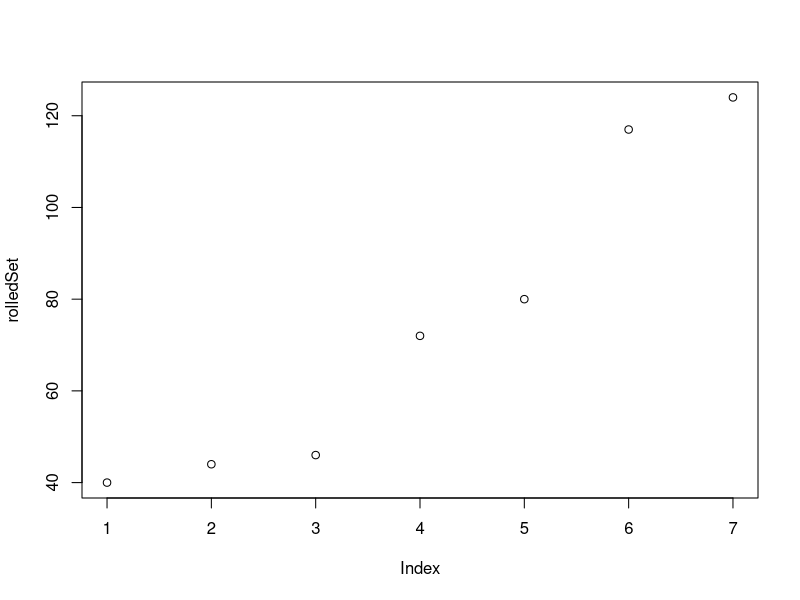
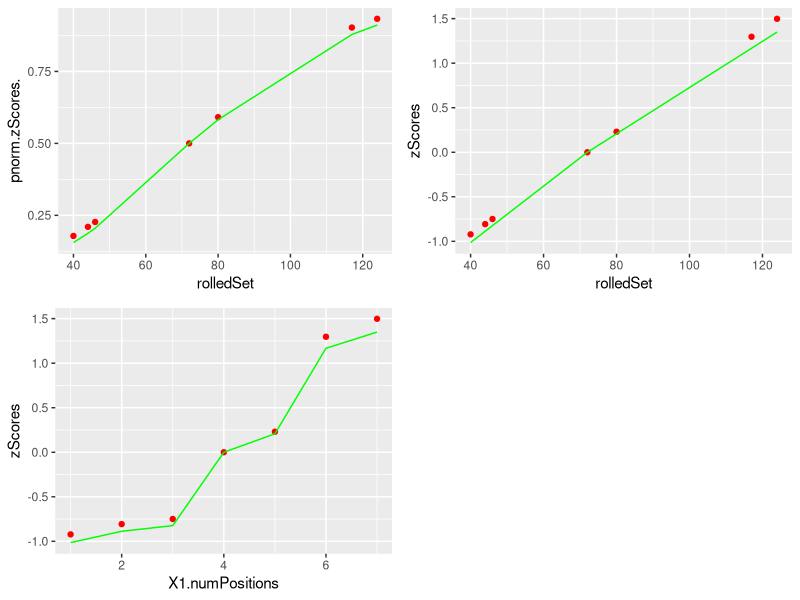

The R script that drew these images, in order:
library(parallel)
require(ggplot2)
require(gridExtra)

numDice = sample(3:10,1)
dice = c(4,6,8,10,12,20,100)
numPositions = sample(c(3:10,20,50),1)
#numPositions=100

maxReScaledZ <- 2.25

diceSet = sample(dice,numDice,replace=TRUE)

rolledSet <- sort(unlist(mclapply(1:numPositions, function (x)
  {
  roll <- mclapply(diceSet, function(x)
    {
    rolled <- sample(1:x,1)
    return(rolled)
  })
  return(sum(unlist(roll)))
})))

plot(rolledSet)

probs <- c(0, .1, .25, .5, .75, .9, 1)
bowleysSummary <- quantile(rolledSet, probs)

m <-median(rolledSet)

bowleyDeltaMedianSqr <- (bowleysSummary-m)^2

#multiplying by % delta's = dividing by that amount if every value were deviated by median multiplied by that % equivalence (i.e. 1/count)
stratifiedMAD <- sqrt(sum(diff(probs, lag = 1, differences = 1) * c(bowleyDeltaMedianSqr[1:3],bowleyDeltaMedianSqr[5:7])))

zScores <- (rolledSet-m)/stratifiedMAD

lowerAvg <- mean(abs(zScores[zScores<0]))
upperAvg <- mean(zScores[zScores>0])
average <- mean(c(lowerAvg,upperAvg))

lowerFactor <- lowerAvg/average
upperFactor <- upperAvg/average

lower <- which(zScores<0)
upper <- which(zScores>0)

colors <- rainbow(2)

reScaled <- zScores
reScaled[lower] <- zScores[lower]*upperFactor
reScaled[upper] <- zScores[upper]*lowerFactor

mean(zScores)
mean(reScaled)

df <- data.frame(rolledSet,pnorm(zScores),pnorm(reScaled))

plot1 <- ggplot(df, aes(rolledSet)) +                  # basic graphical object
  geom_point(aes(y=pnorm.zScores.), colour="red") +  # first layer
  geom_line(aes(y=pnorm.reScaled.), colour="green")  # second layer

df <- data.frame(rolledSet,zScores,reScaled)

plot2 <- ggplot(df, aes(rolledSet)) +                  # basic graphical object
  geom_point(aes(y=zScores), colour="red") +  # first layer
  geom_line(aes(y=reScaled), colour="green")  # second layer

df <- data.frame(1:numPositions,zScores,reScaled)

plot3 <- ggplot(df, aes(X1.numPositions)) +                    # basic graphical object
  geom_point(aes(y=zScores), colour="red") +  # first layer
  geom_line(aes(y=reScaled), colour="green")  # second layer

grid.arrange(plot1, plot2, plot3, ncol=2, nrow=2)

summary(pnorm(zScores))
summary(pnorm(reScaled))

summary(zScores)
summary(reScaled)
